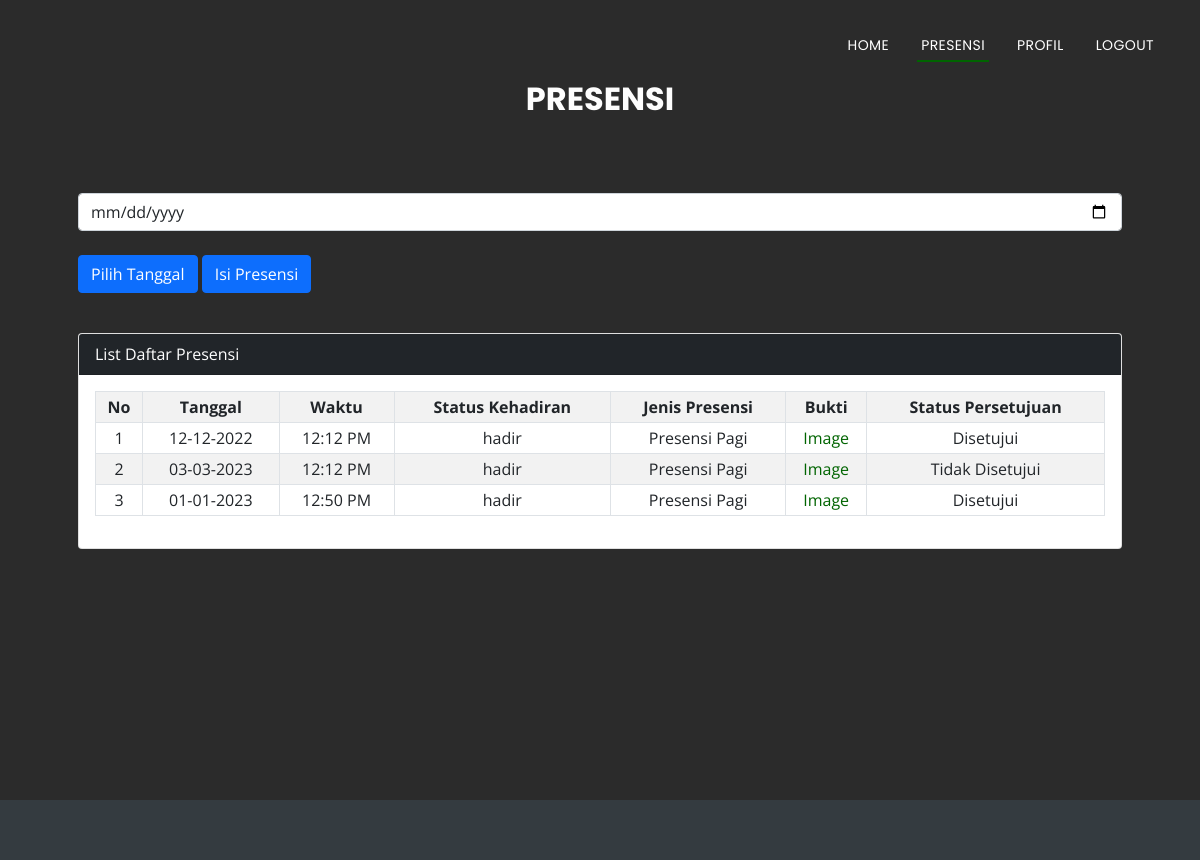
/presensi.php (signed in), run on the app's committed database.
### tables this page shows
CREATE TABLE `presensi` (
  `idabsensi` int NOT NULL,
  `tanggal` date NOT NULL,
  `waktu` time NOT NULL,
  `nim` varchar(10) NOT NULL,
  `statuskehadiran` varchar(10) NOT NULL,
  `statuspersetujuan` varchar(20) NOT NULL,
  `file_name` varchar(255) NOT NULL,
  `jenispresensi` varchar(30) NOT NULL
);

### presensi.php (the view, shortened to what this page needs)
<?php
  include('koneksi.php');
  $nim = $_SESSION['nim'];
  if(isset($_POST['submit'])) {
    $tanggalcetak = $_POST['tanggalcetak'];
    $query = 'SELECT * FROM presensi WHERE nim="'.$nim.'" AND tanggal="'.$tanggalcetak.'"';
  } else {
    $query = 'SELECT * FROM presensi WHERE nim="'.$nim.'"';
  }
  $result = mysqli_query($mysqli, $query);
?>
<head>
  <link href="assets/vendor/aos/aos.css" rel="stylesheet">
  <link href="assets/vendor/bootstrap/css/bootstrap.min.css" rel="stylesheet">
  <link href="assets/vendor/bootstrap-icons/bootstrap-icons.css" rel="stylesheet">
  <link href="assets/vendor/boxicons/css/boxicons.min.css" rel="stylesheet">
  <link href="assets/vendor/glightbox/css/glightbox.min.css" rel="stylesheet">
  <link href="assets/vendor/swiper/swiper-bundle.min.css" rel="stylesheet">
  <link href="assets/css/style.css" rel="stylesheet">
  <link rel="stylesheet" type="text/css" href="assets/css/print.css" media="print" />
</head>
<body>
  <header id="header" class="fixed-top d-flex align-items-center header-transparent">
    <div class="container d-flex justify-content-between align-items-center">
      <nav id="navbar" class="navbar">
        <ul>
          <li><a class="nav-link scrollto" href="home.php">Home</a></li>
          <li><a class="nav-link scrollto active" href="presensi.php">Presensi</a></li>
          <li><a class="nav-link scrollto" href="profil.php">Profil</a></li>
          <li><a class="nav-link scrollto" href="logout.php">Logout</a></li>
        </ul>
      </nav>
    </div>
  </header>
  <section id="services2" style="height:100vh;padding-bottom:100px;">
    <div class="section-header">
      <h3 class="section-title">Presensi</h3>
      <p class="section-description"></p>
    </div>
    <div class="container px-3 px-lg-5">
    <form method="post" action="presensi.php">
    <input type="date" name="tanggalcetak" class="form-control noPrint" id="tanggalcetak" placeholder="Pilih Tanggal" required>
        <br>
      <tr>
        <td><button type="submit" class="btn btn-primary noPrint" name="submit">Pilih Tanggal</button></td>
        <td><a href="tambahpresensi.php" class='btn btn-xs btn-primary noPrint'>Isi Presensi</a></td>
        <br><br>
      </tr>
      </form>
      <div class="card mt-0">
      <div class="card-header bg-dark text-white">
        List Daftar Presensi
      </div>
      <div class="card-body">
        <table class="table table-bordered table-sm table-striped align-center">
          <tr>
            <th class="text-center">No</th>
            <th class="text-center">Tanggal</th>
            <th class="text-center">Waktu</th>
            <th class="text-center">Status Kehadiran</th>
            <th class="text-center">Jenis Presensi</th>
            <th class="text-center">Bukti</th>
            <th class="text-center">Status Persetujuan</th>
          </tr>
          <?php
            $no=1;
            while($data = mysqli_fetch_array($result)){ ?>
            <tr>
              <td class="text-center"><?php echo $no?></td>
              <td class="text-center"><?php echo date('d-m-Y', strtotime($data['tanggal']))?></td>
              <td class="text-center"><?php echo date('H:i A', strtotime($data['waktu']))?></td>
              <td class="text-center"><?php echo $data['statuskehadiran']?></td>
              <td class="text-center"><?php echo $data['jenispresensi']?></td>
              <td class="text-center">
                    <?php
                     if (!empty($data['file_name']) && file_exists('upload/' . $data['file_name'])) {
                      echo '<a href="upload/' . $data['file_name'] . '" target="_blank">Image</a>';
                  } else {
                      echo 'N/A';
                  }
                    ?>
                </td>
              <td class="text-center"><?php echo $data['statuspersetujuan']?></td>
            </tr>
          <?php
            $no++;
            }
          ?>
        </table>
      </div>
      </div>
    </div>
  </section>
  <footer id="footer">
  </footer>
</body>
</html>

### assets/css/style.css (style rules this page uses)
body { background: #fff; color: #666666; font-family: "Open Sans", sans-serif; }
a { color: #006400; text-decoration: none; }
p { padding: 0; margin: 0 0 30px 0; }
h1, h2, h3, h4, h5, h6 { font-family: "Poppins", sans-serif; font-weight: 400; margin: 0 0 20px 0; padding: 0; }
#header { height: 90px; transition: all 0.5s; z-index: 997; background: rgba(52, 59, 64, 0.9); }
#header.header-transparent { background: transparent; }
.navbar { padding: 0; }
.navbar ul { margin: 0; padding: 0; display: flex; list-style: none; align-items: center; }
.navbar li { position: relative; }
.navbar > ul > li { white-space: nowrap; padding: 10px 0 10px 24px; }
.navbar a, .navbar a:focus { display: flex; align-items: center; justify-content: space-between; font-family: "Poppins", sans-serif; color: #fff; font-size: 14px; padding: 0 4px; white-space: nowrap; transition: 0.3s; letter-spacing: 0.4px; position: relative; text-transform: uppercase; }
.navbar > ul > li > a:before { content: ""; position: absolute; width: 100%; height: 2px; bottom: -6px; left: 0; background-color: #006400; visibility: hidden; transform: scaleX(0); transition: all 0.3s ease-in-out 0s; }
.navbar a:hover:before, .navbar li:hover > a:before, .navbar .active:before { visibility: visible; transform: scaleX(1); }
.navbar a:hover, .navbar .active, .navbar .active:focus, .navbar li:hover > a { color: #fff; }
section { overflow: hidden; }
.section-header .section-title { font-size: 32px; color: rgb(253, 253, 253); text-transform: uppercase; text-align: center; font-weight: 700; margin-bottom: 5px; }
.section-header .section-description { text-align: center; padding-bottom: 40px; color: #999; }
#services2 { background: rgba(15, 15, 15, 0.884); background-size: cover; padding: 80px 0 250px 0; }
#footer { background: #343b40; padding: 30px 0; color: #fff; font-size: 14px; }

### data on the page
presensi: tanggal "12-12-2022", waktu "12:12 PM", statuskehadiran "hadir", jenispresensi "Presensi Pagi", statuspersetujuan "Disetujui"
presensi: tanggal "03-03-2023", waktu "12:12 PM", statuskehadiran "hadir", jenispresensi "Presensi Pagi", statuspersetujuan "Tidak Disetujui"
presensi: tanggal "01-01-2023", waktu "12:50 PM", statuskehadiran "hadir", jenispresensi "Presensi Pagi", statuspersetujuan "Disetujui"
